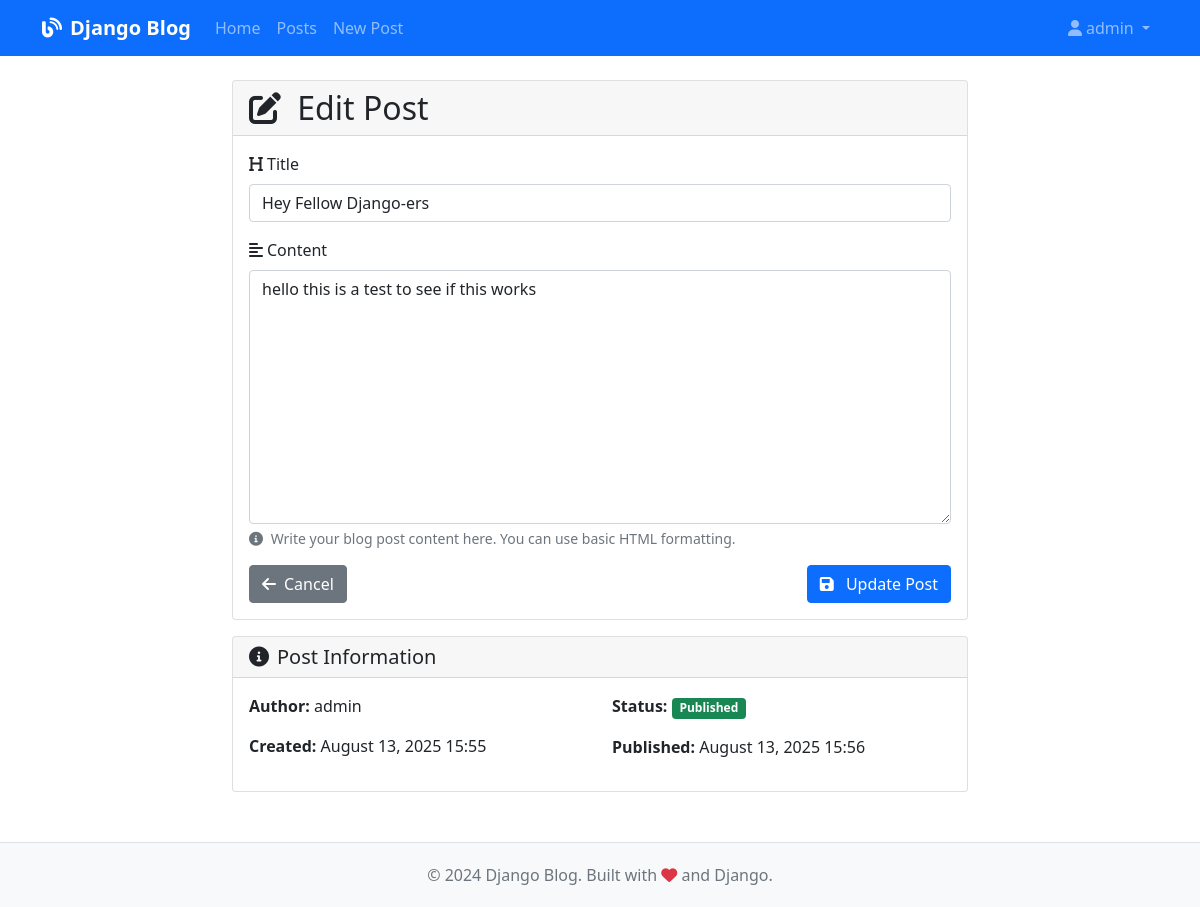
The page /post/1/edit/ (signed in) on the database as committed earlier.
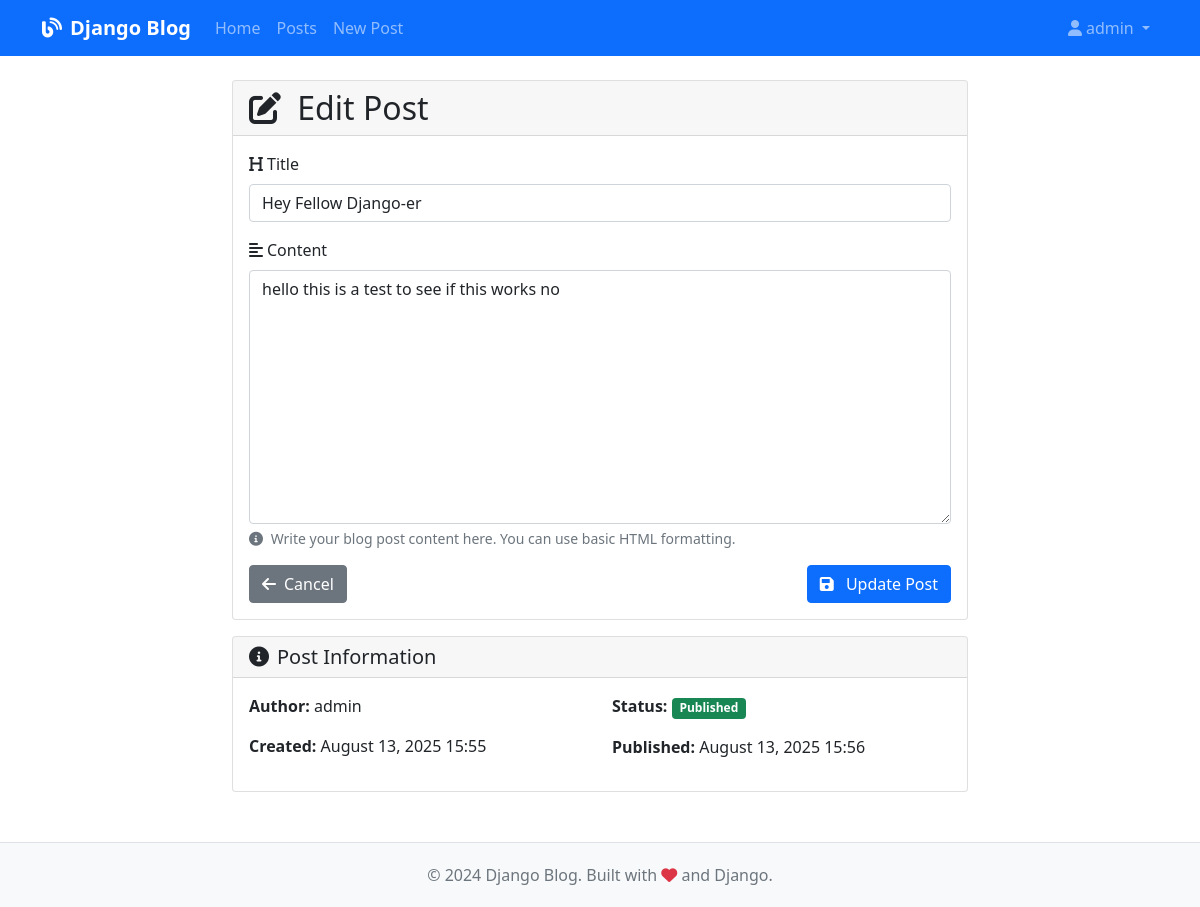
The same page on the database as committed later.
### myapp/models.py (models this page shows, shortened)
class Post(models.Model):
    title = models.CharField(max_length=200)
    content = models.TextField()
    author = models.ForeignKey(User, on_delete=models.CASCADE)
    created_date = models.DateTimeField(default=timezone.now)
    published_date = models.DateTimeField(blank=True, null=True)
    class Meta:
        ordering = ['-published_date']

### myapp/views.py (the view)
# urls.py: path('post/<int:pk>/edit/', views.post_edit, name='post_edit'),
@login_required
def post_edit(request, pk):
    post = get_object_or_404(Post, pk=pk)
    if request.method == "POST":
        form = PostForm(request.POST, instance=post)
        if form.is_valid():
            post = form.save(commit=False)
            post.author = request.user
            post.save()
            return redirect('myapp:post_detail', pk=post.pk)
    else:
        form = PostForm(instance=post)
    return render(request, 'myapp/post_edit.html', {'form': form})

### myapp/forms.py
class PostForm(forms.ModelForm):
    class Meta:
        model = Post
        fields = ('title', 'content',)
        widgets = {
            'title': forms.TextInput(attrs={'class': 'form-control', 'placeholder': 'Enter post title'}),
            'content': forms.Textarea(attrs={'class': 'form-control', 'rows': 10, 'placeholder': 'Enter post content'}),
        }

### templates/myapp/post_edit.html (shortened to what this page needs)
{% extends 'base.html' %}
{% block content %}
<div class="row justify-content-center">
    <div class="col-lg-8">
        <div class="card">
            <div class="card-header">
                <h2 class="mb-0">
                    <i class="fas fa-edit me-2"></i>
                    {% if form.instance.pk %}Edit Post{% else %}Create New Post{% endif %}
                </h2>
            </div>
            <div class="card-body">
                <form method="POST" class="needs-validation" novalidate>
                    <div class="mb-3">
                        <label for="{{ form.title.id_for_label }}" class="form-label">
                            <i class="fas fa-heading me-1"></i>Title
                        </label>
                        {{ form.title }}
                    </div>
                    <div class="mb-3">
                        <label for="{{ form.content.id_for_label }}" class="form-label">
                            <i class="fas fa-align-left me-1"></i>Content
                        </label>
                        {{ form.content }}
                        <div class="form-text">
                            <i class="fas fa-info-circle me-1"></i>
                            Write your blog post content here. You can use basic HTML formatting.
                        </div>
                    </div>
                    <div class="d-flex justify-content-between">
                        <a href="{% url 'myapp:post_list' %}" class="btn btn-secondary">
                            <i class="fas fa-arrow-left me-2"></i>Cancel
                        </a>
                        <button type="submit" class="btn btn-primary">
                            <i class="fas fa-save me-2"></i>
                            {% if form.instance.pk %}Update Post{% else %}Create Post{% endif %}
                        </button>
                    </div>
                </form>
            </div>
        </div>
        {% if form.instance.pk %}
        <div class="card mt-3">
            <div class="card-header">
                <h5 class="mb-0"><i class="fas fa-info-circle me-2"></i>Post Information</h5>
            </div>
            <div class="card-body">
                <div class="row">
                    <div class="col-md-6">
                        <p><strong>Author:</strong> {{ form.instance.author.username }}</p>
                        <p><strong>Created:</strong> {{ form.instance.created_date|date:"F d, Y H:i" }}</p>
                    </div>
                    <div class="col-md-6">
                        <p><strong>Status:</strong>
                            {% if form.instance.published_date %}
                            <span class="badge bg-success">Published</span>
                            {% else %}
                            <span class="badge bg-warning">Draft</span>
                            {% endif %}
                        </p>
                        {% if form.instance.published_date %}
                        <p><strong>Published:</strong> {{ form.instance.published_date|date:"F d, Y H:i" }}</p>
                        {% endif %}
                    </div>
                </div>
            </div>
        </div>
        {% endif %}
    </div>
</div>
{% endblock %}

Rows that differ between the two databases and show on the page:
changed Post "admin": title "Hey Fellow Django-ers" → "Hey Fellow Django-er"; content "hello this is a test to see if this works" → "hello this is a test to see if this works no"
